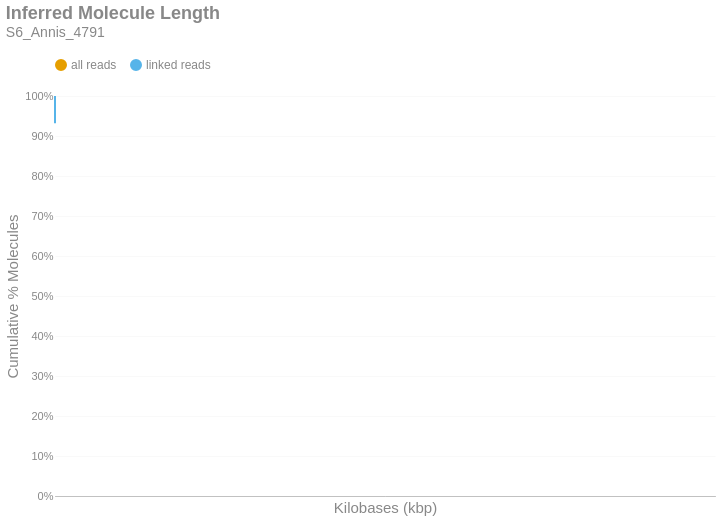

This figure's notebook cell:
### Markdown cell above
### Inferred Molecule Length
This is the cumulative frequency distribution of molecule lengths inferred from the first and last alignment positions along a contig for all alignments associated with a single linked-read barcode on a given contig.There are two distributions: one with `all` the alignments (yellow) and another with only `linked reads` (blue). The percent of molecules in the `linked reads` distribution is relative to the total number of linked molecules.

### Code cell
if SKIPLR:
    print_html(f"Skipped")
else:
    binned_df = consolidated_hist(valids['length_inferred']/1000, mask, 10, True)
    binned_df = binned_df.with_columns(
        pl.when(pl.col('bin').cast(pl.Utf8) == '0').then(pl.lit('1')).otherwise(pl.col('bin').cast(pl.Utf8)).alias('bin')
    )
    with SafeRender(binned_df):
        (
            density_plot(binned_df, 'Inferred Molecule Length', samplename, 'inferredlen')
            .transform_calculate(bin_kb='datum.bin / 1000')
            .encode(
                x=alt.X('bin_kb:Q', title="Kilobases (kbp)").scale(type='log', padding=0).axis(labelAngle=-40),
                y=alt.Y('value:Q', title='Cumulative % Molecules')
                    .axis(format='%')
                    .stack(False)
                    .scale(domainMin=0, domainMax=1,padding=0),
                color=alt.Color("key:N").scale(domain = ["all reads", "linked reads"]),
                tooltip = [
                    alt.Tooltip("key:N", title = "Data Type"),
                    alt.Tooltip("range_label:N", title="Kilobases"),
                    alt.Tooltip("value:Q", format = ".2%", title="% Molecules (Cum.)")
                ]
            )
        ).display()

### Figure 1 — Vega-Lite specification as saved in the notebook (floating-point values rounded to 4 significant figures)
{"width": "container", "height": 400, "config": {"title": {"anchor": "start", "dy": -15, "fontSize": 18, "color": "#888888", "subtitleColor": "#888888", "subtitleFontSize": 14}, "arc": {"fill": "#0072B2"}, "axis": {"domainColor": "#888888", "domainWidth": 0.5, "gridWidth": 0.2, "grid": false, "titleFontWeight": 400, "titleFontSize": 15, "labelFontSize": 11, "labelColor": "#888888", "tickColor": "#888888", "tickWidth": 0.2, "titleColor": "#888888"}, "axisBand": {"grid": false}, "axisX": {"grid": true, "tickSize": 10, "domainCap": "round"}, "axisY": {"domain": false, "grid": true, "tickSize": 0, "domainCap": "round"}, "background": "transparent", "header": {"labelFontSize": 15, "labelColor": "#888888", "titleFontSize": 15, "titleFontWeight": 600, "titleColor": "#888888"}, "legend": {"labelFont": "sans-serif", "labelFontSize": 12, "labelColor": "#888888", "symbolSize": 100, "symbolType": "circle", "titleFontSize": 12, "titlePadding": 10, "titleColor": "#888888", "title": null, "orient": "top"}, "range": {"category": ["#E69F00", "#56B4E9", "#009E73", "#F0E442", "#0072B2", "#D55E00", "#CC79A7", "#000000"], "diverging": ["#cfe8f3", "#a2d4ec", "#73bfe2", "#46abdb", "#1696d2", "#12719e"]}, "area": {"fill": "#0072B2", "fillOpacity": 0.7, "line": true, "strokeOpacity": 0.7}, "line": {"color": "#0072B2", "stroke": "#0072B2", "strokeWidth": 2}, "trail": {"color": "#0072B2", "stroke": "#0072B2", "strokeWidth": 0, "size": 1}, "point": {"filled": true, "fillOpacity": 1.0, "size": 95}, "text": {"color": "#888888", "fontSize": 11, "align": "right", "fontWeight": 400, "size": 11}, "bar": {"fill": "#0072B2", "stroke": null}, "view": {"stroke": null, "continuousWidth": 660, "continuousHeight": 400}}, "data": {"name": "data-a610d6df9382bbdb562050ddc6e0df8f"}, "mark": {"type": "line", "interpolate": "monotone", "point": {"opacity": 0, "size": 275}}, "encoding": {"color": {"field": "key", "scale": {"domain": ["all reads", "linked reads"]}, "type": "nominal"}, "tooltip": [{"field": "key", "title": "Data Type", "type": "nominal"}, {"field": "range_label", "title": "Kilobases", "type": "nominal"}, {"field": "value", "format": ".2%", "title": "% Molecules (Cum.)", "type": "quantitative"}], "x": {"axis": {"labelAngle": -40}, "field": "bin_kb", "scale": {"type": "log", "padding": 0}, "title": "Kilobases (kbp)", "type": "quantitative"}, "y": {"axis": {"format": "%"}, "field": "value", "scale": {"domainMin": 0, "domainMax": 1, "padding": 0}, "stack": false, "title": "Cumulative % Molecules", "type": "quantitative"}}, "params": [{"name": "param_c36ac31b6afebe62", "select": {"type": "point", "fields": ["key"]}, "bind": "legend"}], "title": {"text": "Inferred Molecule Length", "subtitle": "S6_Annis_4791"}, "transform": [{"fold": ["all reads (cumsum)", "linked reads (cumsum)"]}, {"calculate": "replace(datum.key, ' (cumsum)', '')", "as": "key"}, {"filter": {"param": "param_c36ac31b6afebe62"}}, {"calculate": "datum.bin / 1000", "as": "bin_kb"}], "usermeta": {"embedOptions": {"downloadFileName": "S6_Annis_4791.inferredlen"}}, "$schema": "https://vega.github.io/schema/vega-lite/v6.1.0.json", "datasets": {"data-a610d6df9382bbdb562050ddc6e0df8f": [{"bin": "0.0", "interval": "0.0-10.0", "all reads": 0.9936, "linked reads": 0.9317, "all reads (cumsum)": 0.9936, "linked reads (cumsum)": 0.9317, "range_label": "0-9"}, {"bin": "10.0", "interval": "10.0-20.0", "all reads": 0.003824, "linked reads": 0.04267, "all reads (cumsum)": 0.9975, "linked reads (cumsum)": 0.9743, "range_label": "10-19"}, {"bin": "20.0", "interval": "20.0-30.0", "all reads": 0.001365, "linked reads": 0.01522, "all reads (cumsum)": 0.9988, "linked reads (cumsum)": 0.9896, "range_label": "20-29"}, {"bin": "30.0", "interval": "30.0-40.0", "all reads": 0.0005741, "linked reads": 0.005819, "all reads (cumsum)": 0.9994, "linked reads (cumsum)": 0.9954, "range_label": "30-39"}, {"bin": "40.0", "interval": "40.0-50.0", "all reads": 0.000325, "linked reads": 0.002686, "all reads (cumsum)": 0.9997, "linked reads (cumsum)": 0.9981, "range_label": "40-49"}, {"bin": "50.0", "interval": "50.0-60.0", "all reads": 0.0001083, "linked reads": 0.001044, "all reads (cumsum)": 0.9998, "linked reads (cumsum)": 0.9991, "range_label": "50-59"}, {"bin": "60.0", "interval": "60.0-70.0", "all reads": 5.416e-05, "linked reads": 0.0005968, "all reads (cumsum)": 0.9999, "linked reads (cumsum)": 0.9997, "range_label": "60-69"}, {"bin": "70.0", "interval": "70.0-80.0", "all reads": 0.0, "linked reads": 0.0, "all reads (cumsum)": 0.9999, "linked reads (cumsum)": 0.9997, "range_label": "70-79"}, {"bin": "80.0", "interval": "80.0-90.0", "all reads": 0.0, "linked reads": 0.0, "all reads (cumsum)": 0.9999, "linked reads (cumsum)": 0.9997, "range_label": "80-89"}, {"bin": "90.0", "interval": "90.0-100.0", "all reads": 2.166e-05, "linked reads": 0.0, "all reads (cumsum)": 0.9999, "linked reads (cumsum)": 0.9997, "range_label": "90-99"}, {"bin": "100.0", "interval": "100.0-110.0", "all reads": 3.25e-05, "linked reads": 0.0001492, "all reads (cumsum)": 0.9999, "linked reads (cumsum)": 0.9999, "range_label": "100-109"}, {"bin": "110.0", "interval": "110.0-120.0", "all reads": 3.25e-05, "linked reads": 0.0, "all reads (cumsum)": 1.0, "linked reads (cumsum)": 0.9999, "range_label": "110-119"}, {"bin": "120.0", "interval": "120.0-130.0", "all reads": 1.083e-05, "linked reads": 0.0001492, "all reads (cumsum)": 1.0, "linked reads (cumsum)": 1.0, "range_label": "120-129"}, {"bin": "130.0", "interval": "130.0-140.0", "all reads": 0.0, "linked reads": 0.0, "all reads (cumsum)": 1.0, "linked reads (cumsum)": 1.0, "range_label": "130-139"}, {"bin": "140.0", "interval": "140.0-150.0", "all reads": 1.083e-05, "linked reads": 0.0, "all reads (cumsum)": 1.0, "linked reads (cumsum)": 1.0, "range_label": "140-149"}]}}
